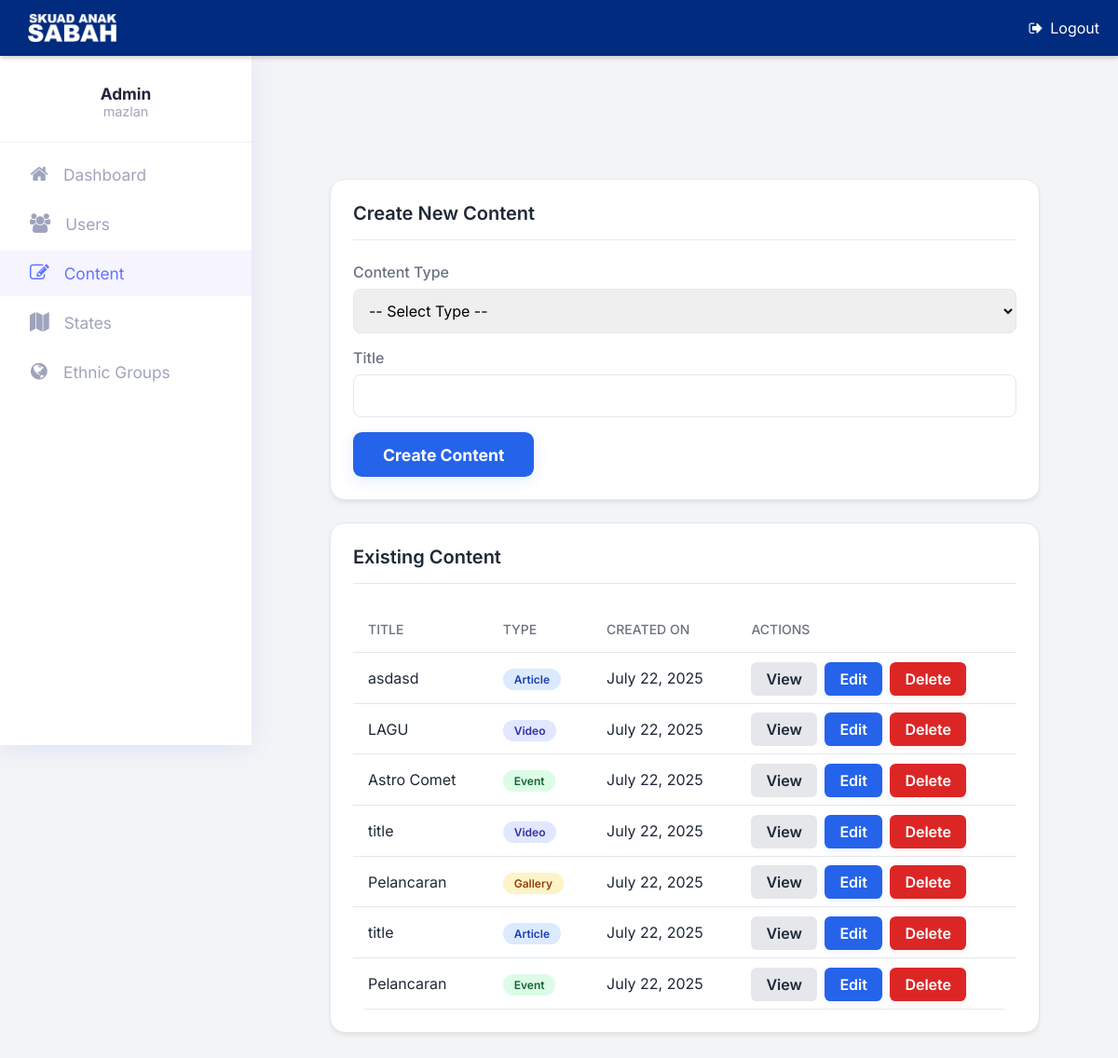
Screenshot of /admin/content_dashboard.php (signed in) with the database file from the repository.
### tables this page shows
CREATE TABLE `content` (
  `id` int(11) NOT NULL,
  `content_type` enum('event','article','gallery','video') NOT NULL,
  `title` varchar(255) NOT NULL,
  `created_at` timestamp NOT NULL DEFAULT current_timestamp()
);

### php/content.php (called while the page is built, shortened)
<?php
class Content
{
    private $conn;
    public function __construct($db)
    {
        $this->conn = $db;
    }
    public function getAll($limit = 9, $offset = 0, $type = null)
    {
        $whereClause = '';
        $query = "
            SELECT
                c.id,
                c.content_type,
                c.title,
                c.created_at,
                a.body as article_body,
                e.event_date,
                e.banner_url,
                (SELECT image_src FROM gallery_images gi WHERE gi.gallery_id = g.id ORDER BY gi.sort_order ASC LIMIT 1) as gallery_thumbnail,
                v.embedded_src,
                (SELECT COUNT(*) FROM likes l WHERE l.content_id = c.id) as like_count,
                (SELECT COUNT(*) FROM comments co WHERE co.content_id = c.id) as comment_count
            FROM
                content c
            LEFT JOIN
                articles a ON c.id = a.content_id AND c.content_type = 'article'
            LEFT JOIN
                events e ON c.id = e.content_id AND c.content_type = 'event'
            LEFT JOIN
                galleries g ON c.id = g.content_id AND c.content_type = 'gallery'
            LEFT JOIN
                videos v ON c.id = v.content_id AND c.content_type = 'video'
            {$whereClause}
            ORDER BY
                c.created_at DESC
            LIMIT :limit OFFSET :offset
        ";
        $stmt = $this->conn->prepare($query);
        $stmt->bindParam(':limit', $limit, PDO::PARAM_INT);
        $stmt->bindParam(':offset', $offset, PDO::PARAM_INT);
        $stmt->execute();
        return $stmt->fetchAll(PDO::FETCH_ASSOC);
    }
}

### admin/content_dashboard.php (the view, shortened to what this page needs)
<?php
require_once '../php/admin_auth_check.php';
require_once '../php/content.php';
$database = new Database();
$db = $database->connect();
$content = new Content($db);
$allContent = $content->getAll();
include_once 'admin_header.php';
?>
<div class="dashboard-wrapper">
    <div class="card">
        <h2 class="card-title">Create New Content</h2>
        <form action="content_dashboard.php" method="POST" enctype="multipart/form-data">
            <div class="form-group">
                <label for="content_type">Content Type</label>
                <select name="content_type" id="content_type" class="form-control" required>
                    <option value="">-- Select Type --</option>
                </select>
            </div>
            <div class="form-group">
                <label for="title">Title</label>
                <input type="text" name="title" id="title" class="form-control" required>
            </div>
            <button type="submit" name="create_content" class="btn btn-primary" style="font-weight:700;padding:0.85rem 2rem;font-size:1.1rem;border-radius:0.6rem;box-shadow:0 4px 16px rgba(37,99,235,0.12);transition:background 0.2s;">Create Content</button>
        </form>
    </div>
    <div class="card">
        <h2 class="card-title">Existing Content</h2>
        <table>
            <thead>
                <tr>
                    <th>Title</th>
                    <th>Type</th>
                    <th>Created On</th>
                    <th>Actions</th>
                </tr>
            </thead>
            <tbody>
                <?php if (empty($allContent)): ?>
                    <tr>
                        <td colspan="4" style="text-align: center;">No content found.</td>
                    </tr>
                <?php else: ?>
                    <?php foreach ($allContent as $item): ?>
                        <tr id="content-row-<?php echo $item['id']; ?>">
                            <td><?php echo htmlspecialchars($item['title']); ?></td>
                            <td>
                                <span class="badge badge-<?php echo htmlspecialchars($item['content_type']); ?>">
                                    <?php echo htmlspecialchars($item['content_type']); ?>
                                </span>
                            </td>
                            <td><?php echo date('F j, Y', strtotime($item['created_at'])); ?></td>
                            <td>
                                <a href="../view.php?id=<?php echo $item['id']; ?>" target="_blank" class="btn btn-secondary" style="margin-right:4px;font-weight:600;padding:0.5rem 1rem;border-radius:0.4rem;">View</a>
                                <a href="edit_content.php?id=<?php echo $item['id']; ?>" class="btn btn-primary" style="margin-right:4px;font-weight:600;padding:0.5rem 1rem;border-radius:0.4rem;">Edit</a>
                                <a href="#" class="btn btn-danger" data-id="<?php echo $item['id']; ?>" style="font-weight:600;padding:0.5rem 1rem;border-radius:0.4rem;">Delete</a>
                            </td>
                        </tr>
                    <?php endforeach; ?>
                <?php endif; ?>
            </tbody>
        </table>
    </div>
</div>
<?php include_once 'admin_footer.php'; ?>

### admin/css/mkl_style.css (style rules this page uses)
:root { --font-primary: 'Inter', 'Quicksand', sans-serif; --sidebar-bg-light: #fff; --sidebar-bg-dark: #23243a; --sidebar-accent: #6373ff; --sidebar-text-light: #23243a; --sidebar-text-dark: #fff; --sidebar-icon-light: #a0a3bd; --sidebar-icon-dark: #a0a3bd; --sidebar-active-bg-light: #f5f4ff; --sidebar-active-bg-dark: #353657; --sidebar-active-text: var(--sidebar-accent); --sidebar-border-radius: 18px; }
* { font-family: var(--font-primary); box-sizing: border-box; vertical-align: middle; }
body { background: #e6e5eb; }

### admin/content_dashboard.php (style rules this page uses)
:root { --bg-color: #f3f4f6; --card-bg-color: #ffffff; --text-color: #1f2937; --subtle-text-color: #6b7280; --border-color: #e5e7eb; --primary-color: #2563eb; --primary-hover-color: #1d4ed8; --danger-color: #dc2626; --danger-hover-color: #b91c1c; --success-color: #16a34a; --error-color: #f87171; --shadow-color: rgba(0, 0, 0, 0.05); --font-family: 'Inter', sans-serif; }
body { font-family: var(--font-family); background-color: var(--bg-color); margin: 0; padding-top: 80px; }
.dashboard-wrapper { max-width: 1000px; margin: auto; padding: 2rem; }
.btn { padding: 0.65rem 1.25rem; border-radius: 0.5rem; text-decoration: none; font-weight: 600; transition: background-color 0.3s ease; border: none; cursor: pointer; }
.btn-danger { background-color: var(--danger-color); color: #ffffff; }
.btn-primary { background-color: var(--primary-color); color: #ffffff; }
.btn-secondary { background-color: var(--border-color); color: var(--text-color); }
.card { background-color: var(--card-bg-color); padding: 1.5rem; border-radius: 1rem; box-shadow: 0 4px 6px -1px var(--shadow-color), 0 2px 4px -1px var(--shadow-color); margin-bottom: 1.5rem; }
.card-title { font-size: 1.25rem; font-weight: 600; color: var(--text-color); margin-bottom: 1.5rem; border-bottom: 1px solid var(--border-color); padding-bottom: 1rem; }
.form-group { margin-bottom: 1rem; }
.form-group label { display: block; font-weight: 500; margin-bottom: 0.5rem; color: var(--subtle-text-color); }
.form-control { width: 100%; padding: 0.75rem; border: 1px solid var(--border-color); border-radius: 0.5rem; font-size: 1rem; }
table { width: 100%; border-collapse: collapse; }
th, td { text-align: left; padding: 1rem; border-bottom: 1px solid var(--border-color); }
th { color: var(--subtle-text-color); font-weight: 500; }
td { color: var(--text-color); }
.badge { padding: 0.25rem 0.75rem; border-radius: 999px; font-size: 0.75rem; font-weight: 600; text-transform: capitalize; }
.badge-article { background-color: #dbeafe; color: #1e40af; }
.badge-event { background-color: #dcfce7; color: #166534; }
.badge-gallery { background-color: #fef3c7; color: #92400e; }
.badge-video { background-color: #e0e7ff; color: #3730a3; }

### rows the page displays
content: title "asdasd", content_type "Article", created_at "July 22, 2025"
content: title "LAGU", content_type "Video", created_at "July 22, 2025"
content: title "Astro Comet", content_type "Event", created_at "July 22, 2025"
content: title "title", content_type "Video", created_at "July 22, 2025"
content: title "Pelancaran", content_type "Gallery", created_at "July 22, 2025"
content: title "title", content_type "Article", created_at "July 22, 2025"
content: title "Pelancaran", content_type "Event", created_at "July 22, 2025"

### other values shown
$_SESSION['admin_username'] "mazlan"
$item[2] "Dashboard"
$item[2] "Users"
$item[2] "Content"
$item[2] "States"
$item[2] "Ethnic Groups"
